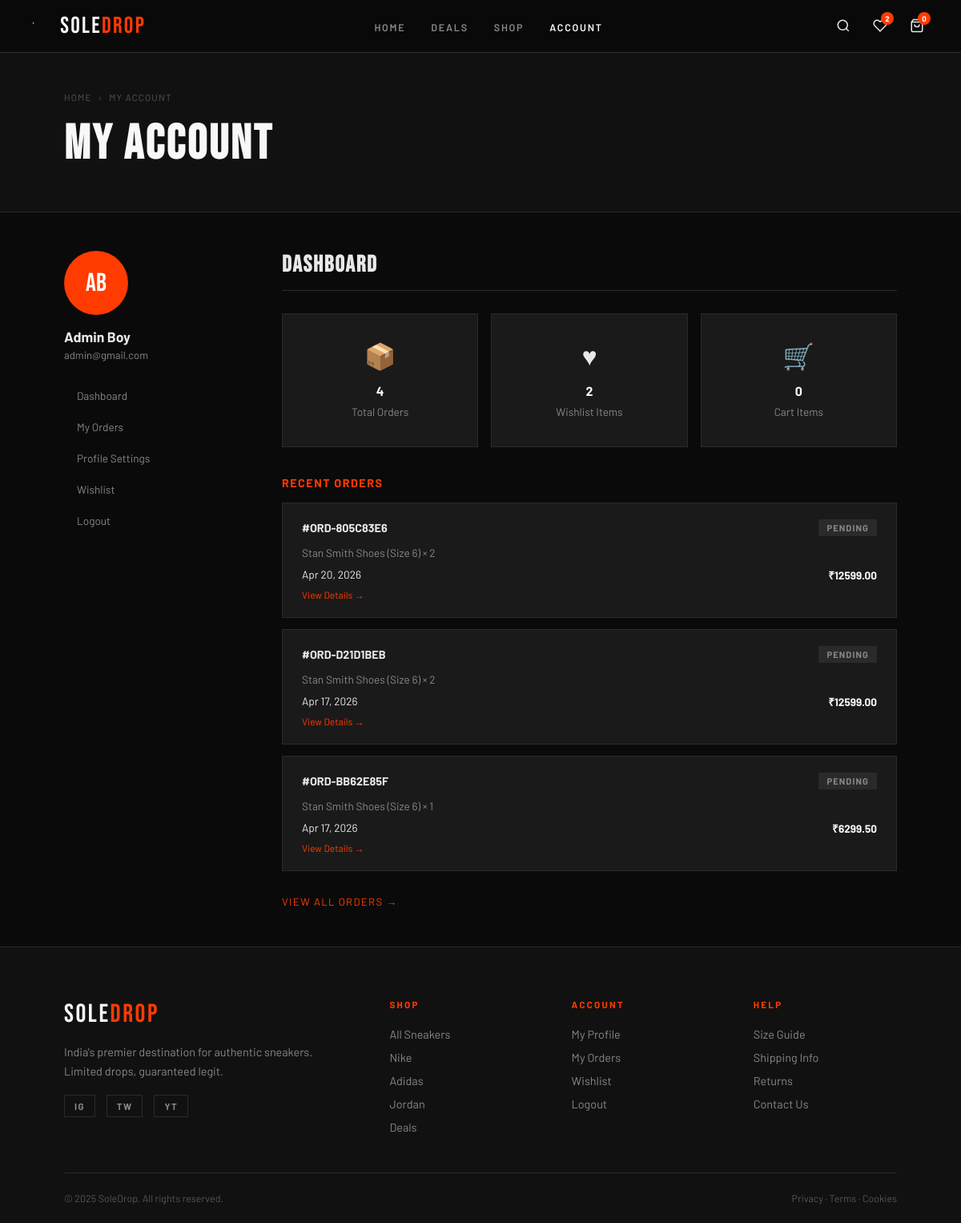
Page /profile/ (signed in) on the committed database.
### accounts/models.py (models this page shows, shortened)
class CustomUser(AbstractUser):
    email = models.EmailField(unique=True)
    first_name = models.CharField(max_length=30)
    last_name = models.CharField(max_length=30)
    phone_number = models.CharField(max_length=15, blank=True, null=True)
    wishlist = models.ManyToManyField('products.Product', blank=True, related_name='wishlisted_by')
    username = None
    USERNAME_FIELD = 'email'
    REQUIRED_FIELDS = []
    objects = CustomUserManager()

### orders/models.py (models this page shows, shortened)
class Order(models.Model):
    class Status(models.TextChoices):
        PENDING = 'pending','Pending'
        SHIPPED = 'shipped','Shipped'
        CANCELLED = 'cancelled','Cancelled'
        CONFIRMED = 'confirmed','Confirmed'
        DELIVERED = 'delivered','Delivered'
    class PaymentMethod(models.TextChoices):
        COD = 'COD','Cash on Delivery'
        ONLINE = 'ONLINE','Online Payment'
    id = models.UUIDField(primary_key=True,default=uuid.uuid4,editable=False)
    order_number = models.CharField(max_length=12,unique=True,editable=False,null=True)
    user = models.ForeignKey(settings.AUTH_USER_MODEL, on_delete=models.CASCADE)
    status = models.CharField(choices=Status.choices,default='pending',max_length=10)
    payment_method = models.CharField(max_length=10,choices=PaymentMethod.choices)
    total_amount = models.DecimalField(max_digits=10, decimal_places=2, default=0)
    name = models.CharField(max_length=80)
    email = models.EmailField()
    phone = models.CharField(max_length=12)
    address_line1 = models.TextField()
    address_line2 = models.TextField(blank=True)
    city = models.CharField(max_length=30)
    state = models.CharField(max_length=20)
    pincode = models.CharField(max_length=10)
    country = models.CharField(max_length=26)
    coupon_code = models.ForeignKey(Coupon,null=True,blank=True,on_delete=models.SET_NULL)
    created_at = models.DateTimeField(auto_now_add=True,db_index=True)

class OrderItem(models.Model):
    order = models.ForeignKey(Order, on_delete=models.CASCADE,related_name='items',null=True)
    variant = models.ForeignKey(Variant, on_delete=models.SET_NULL,related_name='order_items',null=True)
    quantity = models.PositiveIntegerField()
    price_at_purchase = models.DecimalField(decimal_places=2,max_digits=10)

### products/models.py (models this page shows, shortened)
class Variant(models.Model):
    product = models.ForeignKey(Product,on_delete=models.CASCADE,related_name='available_variants')
    size = models.ForeignKey(ProductSize,on_delete=models.CASCADE,related_name='variant')
    stock = models.PositiveIntegerField(default=0)
    class Meta:
        unique_together = ('product', 'size')
        ordering = ['product', 'size']

class Product(models.Model):
    def generate_slug(self):
        return f'{self.category.name.lower()}-{self.name.lower()}'.replace(' ', '-')
    BADGE_CHOICES = [
    ('',     'None'),
    ('new',  'New'),
    ('sale', 'Sale'),
    ('hot',  'Hot'),
]
    name = models.CharField(max_length=255)
    slug = AutoSlugField(populate_from=generate_slug, unique=True)
    description = models.TextField()
    category = models.ForeignKey(Category, on_delete=models.SET_NULL, related_name='products', null=True)
    image = models.ImageField(upload_to='product_images/', blank=True, null=True)
    stock = models.PositiveIntegerField(default=0)
    old_price = models.DecimalField(max_digits=10, decimal_places=2)
    new_price = models.DecimalField(max_digits=10, decimal_places=2)
    badge = models.CharField(max_length=20, choices=BADGE_CHOICES, default='',blank=True)
    created_at = models.DateTimeField(auto_now_add=True)
    updated_at = models.DateTimeField(auto_now=True)
    is_active = models.BooleanField(default=True)
    is_featured = models.BooleanField(default=False)
    class Meta:
        ordering = ['-created_at']

class ProductSize(models.Model):
    class Sizes(models.TextChoices):
        six = '6', '6'
        six_half = '6.5', '6.5'
        seven = '7', '7'
        seven_half = '7.5', '7.5'
        eight = '8', '8'
        eight_half = '8.5', '8.5'
        nine = '9', '9'
    product = models.ForeignKey(Product, on_delete=models.SET_NULL, related_name='available_sizes',null=True)
    value = models.CharField(max_length=20, choices=Sizes.choices)
    class Meta:
        ordering = ['value']
        unique_together = ('product', 'value')

### accounts/views.py (the view)
# urls.py: path('profile/', views.profile, name='profile'),
@login_required
def profile(request):
    order_count = Order.objects.filter(user=request.user).count()
    wishlist_count = request.user.wishlist.count() if request.user.is_authenticated else 0
    recent_orders = Order.objects.filter(user=request.user).order_by('-created_at')[:3]
    context = {
        'order_count': order_count,
        'wishlist_count':wishlist_count,
        'recent_orders':recent_orders
    }
    return render(request, 'profile.html',context)

### context_processors.py (called while the page is built)
def cart_data(request):
    cart = Cart.objects.filter(user=request.user.id).first() if request.user.is_authenticated else None
    if cart:
        cart_count = cart.items.count()
        cart_items = cart.items.all()
        cart_total = cart.total_price
    else:
        cart_count = 0
        cart_items = []
        cart_total = 0
    return {
        'cart_count': cart_count,
        'cart_items':cart_items,
        'cart_total': cart_total,
    }

### templates/profile.html (shortened to what this page needs)
{% extends "base.html" %}
{% load static %}
{% block content %}
<div class="page-hero">
  <div class="breadcrumb">
    <a href="{% url 'products:home' %}">Home</a><span>›</span>
    <span>My Account</span>
  </div>
  <h1 class="page-hero-title">My Account</h1>
</div>
<div class="profile-layout">
  <aside>
    <div class="profile-avatar">{{ user.first_name.0|upper }}{{ user.last_name.0|upper }}</div>
    <p class="profile-name">{{ user.get_full_name|default:user.username }}</p>
    <p class="profile-email">{{ user.email }}</p>
    <ul class="profile-nav">
      <li><a href="{% url 'accounts:profile' %}" {% if active_tab == 'dashboard' %}class="active"{% endif %}>Dashboard</a></li>
      <li><a href="{% url 'orders:order_list' %}" {% if active_tab == 'orders' %}class="active"{% endif %}>My Orders</a></li>
      <li><a href="{% url 'accounts:profile_edit' %}" {% if active_tab == 'settings' %}class="active"{% endif %}>Profile Settings</a></li>
      <li><a href="{% url 'accounts:wishlist' %}" {% if active_tab == 'wishlist' %}class="active"{% endif %}>Wishlist</a></li>
      <li>
        <form action="{% url 'accounts:logout' %}" method="POST" style="display:inline">
          <button type="submit">Logout</button>
        </form>
      </li>
    </ul>
  </aside>
  <div>
    <div class="profile-section active">
      <h2>Dashboard</h2>
      <div style="display:grid;grid-template-columns:repeat(3,1fr);gap:16px;margin-bottom:36px">
        <div class="feature-card" style="text-align:center">
          <div class="feature-icon">📦</div>
          <h3>{{ order_count }}</h3>
          <p>Total Orders</p>
        </div>
        <div class="feature-card" style="text-align:center">
          <div class="feature-icon">♥</div>
          <h3>{{ wishlist_count }}</h3>
          <p>Wishlist Items</p>
        </div>
        <div class="feature-card" style="text-align:center">
          <div class="feature-icon">🛒</div>
          <h3>{{ cart_count }}</h3>
          <p>Cart Items</p>
        </div>
      </div>
      <h3 style="font-size:.9rem;letter-spacing:.1em;text-transform:uppercase;color:var(--accent);margin-bottom:16px">Recent Orders</h3>
      {% for order in recent_orders %}
        <div class="order-card">
          <div class="order-head">
            <span class="order-id">#{{ order.order_number }}</span>
            <span class="order-status status-{{ order.status }}">{{ order.get_status_display }}</span>
          </div>
          <p class="order-items">
            {% for item in order.items.all|slice:":2" %}
              {{ item.variant.product.name }} (Size {{ item.variant.size.value }}) × {{ item.quantity }}{% if not forloop.last %}, {% endif %}
            {% endfor %}
          </p>
          <div class="order-footer">
            <span>{{ order.created_at|date:"M j, Y" }}</span>
            <span class="order-total">₹{{ order.total_amount }}</span>
          </div>
          <a href="{% url 'orders:order_detail' order.id %}" style="font-size:.75rem;color:var(--accent);display:inline-block;margin-top:8px">View Details →</a>
        </div>
      {% empty %}
        <div style="padding:40px;text-align:center;background:var(--dark);color:var(--light)">
          <p>No orders yet.</p>
          <a href="{% url 'products:product_list' %}" class="btn-primary" style="margin-top:16px;display:inline-block">Start Shopping</a>
        </div>
      {% endfor %}
      {% if order_count > 3 %}
        <a href="{% url 'orders:order_list' %}" style="display:inline-block;margin-top:16px;color:var(--accent);font-size:.82rem;letter-spacing:.1em;text-transform:uppercase">View All Orders →</a>
      {% endif %}
    </div>
  </div>
</div>
{% endblock %}

### static/css/main.css (style rules this page uses)
*, *::before, *::after { box-sizing: border-box; margin: 0; padding: 0; }
:root { --black: #0A0A0A; --off-black: #111; --dark: #1A1A1A; --gray: #2A2A2A; --mid: #555; --light: #888; --border: #2A2A2A; --white: #F8F8F8; --accent: #FF3B00; --accent2: #FFD600; --green: #00E676; --text: #E8E8E8; }
html { scroll-behavior: smooth; }
body { font-family: 'Barlow', sans-serif; background: var(--black); color: var(--text); overflow-x: hidden; }
a { text-decoration: none; color: inherit; }
button { font-family: inherit; }
.feature-card { background: var(--dark); padding: 32px 28px; border: 1px solid var(--border); transition: border-color .2s; }
.feature-icon { font-size: 2rem; margin-bottom: 14px; }
.feature-card h3 { font-size: 1rem; font-weight: 700; color: var(--white); margin-bottom: 6px; }
.feature-card p { font-size: .85rem; color: var(--light); line-height: 1.6; }
.page-hero { background: var(--off-black); border-bottom: 1px solid var(--border); padding: 48px 80px; }
.breadcrumb { font-size: .72rem; letter-spacing: .1em; text-transform: uppercase; color: var(--mid); margin-bottom: 16px; display: flex; gap: 8px; }
.breadcrumb a { color: var(--mid); transition: color .2s; }
.page-hero-title { font-family: 'Bebas Neue', sans-serif; font-size: clamp(2.5rem, 5vw, 4rem); color: var(--white); letter-spacing: .05em; }
.profile-layout { display: grid; grid-template-columns: 240px 1fr; gap: 32px; padding: 48px 80px; max-width: 1200px; margin: 0 auto; }
.profile-avatar { width: 80px; height: 80px; border-radius: 50%; background: var(--accent); display: flex; align-items: center; justify-content: center; font-family: 'Bebas Neue', sans-serif; font-size: 2rem; color: #fff; margin-bottom: 16px; }
.profile-name { font-size: 1.1rem; font-weight: 700; margin-bottom: 4px; }
.profile-email { font-size: .82rem; color: var(--light); margin-bottom: 24px; }
.profile-nav { list-style: none; display: flex; flex-direction: column; gap: 2px; }
.profile-nav li a, .profile-nav li button { display: block; padding: 10px 16px; font-size: .85rem; color: var(--light); background: none; border: none; width: 100%; text-align: left; cursor: pointer; transition: all .2s; font-family: 'Barlow', sans-serif; }
.profile-section { display: none; }
.profile-section.active { display: block; }
.profile-section h2 { font-family: 'Bebas Neue', sans-serif; font-size: 1.8rem; letter-spacing: .06em; margin-bottom: 28px; padding-bottom: 14px; border-bottom: 1px solid var(--border); }
.order-card { background: var(--dark); border: 1px solid var(--border); padding: 20px 24px; margin-bottom: 14px; transition: border-color .2s; }
.order-head { display: flex; justify-content: space-between; align-items: center; margin-bottom: 12px; flex-wrap: wrap; gap: 8px; }
.order-id { font-weight: 700; font-size: .9rem; }
.order-status { font-size: .7rem; font-weight: 700; letter-spacing: .1em; text-transform: uppercase; padding: 4px 10px; }
.status-pending { background: rgba(136,132,121,.15); color: var(--light); }
.order-items { font-size: .85rem; color: var(--light); margin-bottom: 10px; }
.order-footer { display: flex; justify-content: space-between; font-size: .85rem; }
.order-total { font-weight: 700; color: var(--white); }

### rows in the picture
CustomUser: first_name.0 "A", last_name.0 "B", get_full_name "Admin Boy", email "admin@gmail.com"
Order: order_number "ORD-805C83E6", status "PENDING", created_at "Apr 20, 2026", total_amount "12599.00"
OrderItem: variant.product.name "Stan Smith Shoes", variant.size.value "6", quantity "2"
Order: order_number "ORD-D21D1BEB", status "PENDING", created_at "Apr 17, 2026", total_amount "12599.00"
OrderItem: variant.product.name "Stan Smith Shoes", variant.size.value "6", quantity "2"
Order: order_number "ORD-BB62E85F", status "PENDING", created_at "Apr 17, 2026", total_amount "6299.50"
OrderItem: variant.product.name "Stan Smith Shoes", variant.size.value "6", quantity "1"

### other values in the picture
{{ wishlist_count }} "2"
{{ cart_count|default:0 }} "0"
{{ order_count }} "4"
{{ cart_count }} "0"
